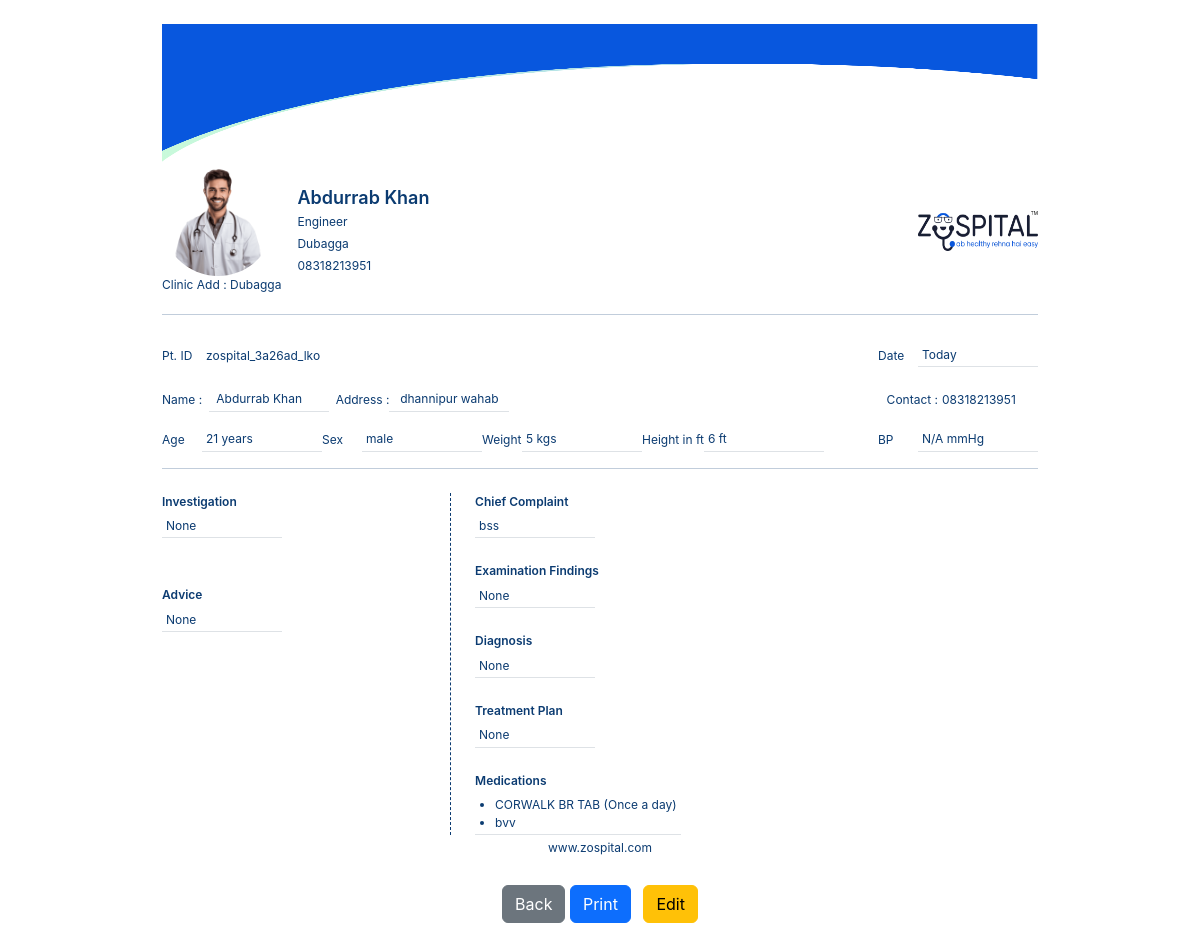
Screenshot of /patient/1/ (signed in) with the database file from the repository.
### home/models.py (models this page shows, shortened)
class CustomUser(AbstractUser):
    name = models.CharField(max_length=150)
    qualification = models.CharField(max_length=255)
    clinic_address = models.TextField()
    phone = models.CharField(max_length=15)
    profile_pic = models.ImageField(upload_to='profile_pics/', blank=True, null=True)

class Patient(models.Model):
    STATUS_CHOICES = [
        ('forwarded', 'Forwarded to Doctor'),
        ('done', 'Prescription Done'),
    ]
    custom_id = models.CharField(
        max_length=50,
        unique=True,
        null=False,
        blank=False,
        editable=False,
        default=generate_custom_id  # ✅ default added to prevent migration issue
    )
    name = models.CharField(max_length=100)
    height = models.CharField(max_length=20, default='N/A')
    weight = models.CharField(max_length=20, default='N/A')
    BP = models.CharField(max_length=10,default='N/A')
    phone = models.CharField(max_length=15)
    age = models.CharField(max_length=25, default='N/A')
    gender = models.CharField(max_length=10)
    address = models.TextField()
    status = models.CharField(max_length=20, choices=STATUS_CHOICES, default='forwarded')
    created_at = models.DateTimeField(auto_now_add=True)
    created_by = models.ForeignKey(
        settings.AUTH_USER_MODEL, on_delete=models.SET_NULL,
        null=True, related_name='patients_created'
    )
    assigned_doctor = models.ForeignKey(
        settings.AUTH_USER_MODEL, on_delete=models.SET_NULL,
        null=True, blank=True, related_name='patients_assigned'
    )
    chief_complaints = models.TextField(blank=True, null=True)
    investigation = models.TextField(blank=True, null=True)
    advice = models.TextField(blank=True, null=True)
    examination_findings = models.TextField(blank=True, null=True)
    diagnosis = models.TextField(blank=True, null=True)
    treatment_plan = models.TextField(blank=True, null=True)
    medications = models.TextField(blank=True, null=True)  # For custom entries
    next_visit_date = models.DateField(blank=True, null=True)

class MedicationEntry(models.Model):
    patient = models.ForeignKey(Patient, on_delete=models.CASCADE, related_name='medication_entries')
    medicine_name = models.CharField(max_length=255)
    dosage = models.CharField(
        max_length=50,
        choices=[
            ('once', 'Once a day'),
            ('twice', 'Twice a day'),
            ('thrice', 'Thrice a day'),
        ]
    )
    created_at = models.DateTimeField(auto_now_add=True)

### home/views.py (the view)
# urls.py: path('patient/<int:patient_id>/', views.view_patient, name='view_patient'),
@login_required
def view_patient(request, patient_id):
    patient = get_object_or_404(Patient, id=patient_id)
    return render(request, 'home/view_patient.html', {'patient': patient})

### home/templates/home/view_patient.html (shortened to what this page needs)
{% load static %}
<!DOCTYPE html>
<html lang="en">
<head>
  <link
    href="https://cdn.jsdelivr.net/npm/bootstrap@5.3.0/dist/css/bootstrap.min.css"
    rel="stylesheet"
  />
</head>
<body>
  <div class="position-relative container py-4" style="max-width: 900px;">
    {% if user.name %}
    <img
      src="{% static 'images/header.png' %}"
      alt="ZOSPITAL Logo"
      class="zospital-logo"
      width="100%"
      height="140"
    />
    {% endif %}
    <div class="d-flex flex-column flex-sm-row align-items-center gap-3 position-relative" style="z-index: 1;">
      <div class="circle-img">
        {% if user.profile_pic %}
          <img
            src="{{ user.profile_pic.url }}"
            alt="{{ user.full_name }}"
            width="112"
            height="112"
          />
        {% else %}
          <img
            src="{% static 'images/doctor.png' %}"
            alt="Default Doctor"
            width="112"
            height="112"
          />
        {% endif %}
	 <p class="mb-1" style="font-size: 0.75rem; color:#0B3B71;">
          <span class="view-text">Clinic Add : {{ user.clinic_address|default:"Ortho clinic manik moti complex, Hazratganj, Lucknow" }}</span>
        </p>
      </div>
      <div class="flex-grow-1">
        <h1 class="fw-semibold mb-1" style="color:#0B3B71; font-size: 1.125rem;">
          <span class="view-text">{{ user.name|default:"Dr. Shoeb Arif Khan" }}</span>
        </h1>
        <p class="mb-1" style="font-size: 0.75rem; color:#0B3B71;">
          <span class="view-text">{{ user.qualification|default:"MBBS, MS-Ortho" }}</span>
        </p>
        <p class="mb-1" style="font-size: 0.75rem; color:#0B3B71;">
          <span class="view-text">{{ user.clinic_address|default:"Ortho clinic manik moti complex, Hazratganj, Lucknow" }}</span>
        </p>
        <p class="mb-0" style="font-size: 0.75rem; color:#0B3B71;">
          <span class="view-text">{{ user.phone|default:"+91 72757 01426" }}</span>
        </p>
      </div>
      <div class="ms-auto">
        <img
          src="{% static 'images/zospital_logo.png' %}"
          alt="ZOSPITAL Logo"
          class="zospital-logo"
          width="120"
          height="40"
        />
      </div>
    </div>
	<hr>
    <form method="post" action="{% url 'edit_patient' patient.id %}" id="editForm">
      <div class="mt-4" style="color:#0B3B71; font-size: 0.75rem;">
        <div class="d-flex flex-wrap align-items-center form-row-gap">
          <div class="d-flex align-items-center form-label-custom-sm">
           <span style="min-width: 40px;">Pt. ID</span>
            <span class="form-control-custom view-text">{{ patient.custom_id }}</span>
          </div>
          <div class="d-flex align-items-center form-label-custom-sm ms-auto">
            <span style="min-width: 40px;">Date</span>
            <span class="form-control-custom border-bottom view-text">{{ patient.date|default:"Today" }}</span>
          </div>
        </div>
        <div class="d-flex flex-wrap align-items-center form-row-gap mt-3">
          <div class="d-flex align-items-center form-label-custom-sm" style="min-width: 120px;">
            <span style="min-width: 40px;">Name :&nbsp;&nbsp;</span>
            <span class="form-control-custom border-bottom view-text">&nbsp;{{ patient.name }}</span>
          </div>
          <div class="d-flex align-items-center form-label-custom-sm" style="min-width: 120px;">
            <span style="min-width: 40px;">&nbsp;&nbsp;Address : </span>
            <span class="form-control-custom border-bottom view-text">&nbsp;&nbsp;{{ patient.address }}</span>
          </div>
          <div class="d-flex align-items-center form-label-custom-sm ms-auto" style="min-width: 120px;">
            <span style="min-width: 40px;">Contact :</span>
            <span class="form-control-custom view-text">{{ patient.phone }}</span>
          </div>
        </div>
        <div class="d-flex flex-wrap align-items-center form-row-gap mt-3">
          <div class="d-flex align-items-center form-label-custom-sm" style="min-width: 120px;">
            <span style="min-width: 40px;">Age</span>
            <span class="form-control-custom border-bottom view-text">{{ patient.age }} years </span>
          </div>
          <div class="d-flex align-items-center form-label-custom-sm" style="min-width: 120px;">
            <span style="min-width: 40px;">Sex</span>
            <span class="form-control-custom border-bottom view-text">{{ patient.gender }}</span>
          </div>
          <div class="d-flex align-items-center form-label-custom-sm" style="min-width: 120px;">
            <span style="min-width: 40px;">Weight</span>
            <span class="form-control-custom border-bottom view-text">{{ patient.weight }} kgs</span>
          </div>
          <div class="d-flex align-items-center form-label-custom-sm" style="min-width: 120px;">
            <span style="min-width: 40px;">Height in ft</span>
            <span class="form-control-custom border-bottom view-text">{{ patient.height }} ft</span>
          </div>
          <div class="d-flex align-items-center form-label-custom-sm ms-auto" style="min-width: 120px;">
            <span style="min-width: 40px;">BP</span>
            <span class="form-control-custom border-bottom view-text">{{ patient.BP }} mmHg</span>
          </div>
        </div>
        <hr>
        <div class="d-flex mt-4" style="gap: 1.5rem;">
          <div class="d-flex flex-column dashed-border-right pe-3" style="min-width: 33%; gap: 3rem;">
            <div>
              <div class="form-label-custom">Investigation</div>
              <span class="form-control-custom border-bottom view-text">{{ patient.investigation }}</span>
            </div>
            <div>
              <div class="form-label-custom">Advice</div>
              <span class="form-control-custom border-bottom view-text">{{ patient.advice }}</span>
            </div>
          </div>
          <div class="d-flex flex-column" style="min-width: 67%; gap: 1.5rem;">
            <div>
              <div class="form-label-custom">Chief Complaint</div>
              <span class="form-control-custom border-bottom view-text">{{ patient.chief_complaints }}</span>
            </div>
            <div>
              <div class="form-label-custom">Examination Findings</div>
              <span class="form-control-custom border-bottom view-text">{{ patient.examination_findings }}</span>
            </div>
            <div>
              <div class="form-label-custom">Diagnosis</div>
              <span class="form-control-custom border-bottom view-text">{{ patient.diagnosis }}</span>
            </div>
            <div>
              <div class="form-label-custom">Treatment Plan</div>
              <span class="form-control-custom border-bottom view-text">{{ patient.treatment_plan }}</span>
            </div>
            <div>
              <div class="form-label-custom">Medications</div>
              <div class="form-control-custom border-bottom view-text">
                {% if patient.medication_entries.exists or patient.medications %}
                  <ul class="mb-0" style="padding-left: 1rem;">
                    {% for med in patient.medication_entries.all %}
                      <li>{{ med.medicine_name }} ({{ med.get_dosage_display }})</li>
                    {% empty %}
                      <li>No medications prescribed.</li>
                    {% endfor %}
                    {% if patient.medications %}
                      {% for custom_med in patient.medications.splitlines %}
                        {% if custom_med %}
                          <li>{{ custom_med }}</li>
                        {% endif %}
                      {% endfor %}
                    {% endif %}
                  </ul>
                {% else %}
                  No medications prescribed.
                {% endif %}
              </div>
            </div>
          </div>
        </div>
      </div>
      <div class="header-footer-bg text-center py-1" style="font-size: 0.75rem;">
        www.zospital.com
      </div>
      <div class="no-print mt-4 text-center mb-4">
        <a href="{% url 'existing_patients' %}" class="btn btn-secondary">Back</a>
        <button type="button" onclick="window.print()" class="btn btn-primary">Print</button>
        <button type="button" id="editBtn" class="btn btn-warning ms-2">Edit</button>
      </div>
    </form>
  </div>
</body>
</html>

### home/templates/home/view_patient.html (style rules this page uses)
body { font-family: "Inter", sans-serif; color: #0b3b71; background-color: white; margin: 0; padding: 0; }
.form-control-custom { background-color: transparent; border: none; padding: 0.15rem 0.25rem; min-width: 100px; }
.form-control-custom.border-bottom { border-bottom: 1px solid #0b3b71; display: inline-block; min-width: 120px; }
.form-label-custom { font-weight: 600; margin-bottom: 0.25rem; }
.circle-img img { border-radius: 50%; object-fit: cover; }
.dashed-border-right { border-right: 1px dashed #0b3b71; }

### rows the page displays
CustomUser: clinic_address "Dubagga", name "Abdurrab Khan", qualification "Engineer", phone "08318213951"
Patient: custom_id "zospital_3a26ad_lko", name "Abdurrab Khan", address "dhannipur wahab", phone "08318213951", age "21", gender "male", weight "5", height "6", BP "N/A", investigation "None", advice "None", chief_complaints "bss", examination_findings "None", diagnosis "None", treatment_plan "None", splitlines "bvv"
MedicationEntry: medicine_name "CORWALK BR TAB", dosage "Once a day"

### other values shown
{{ patient.date|default:"Today" }} "Today"
